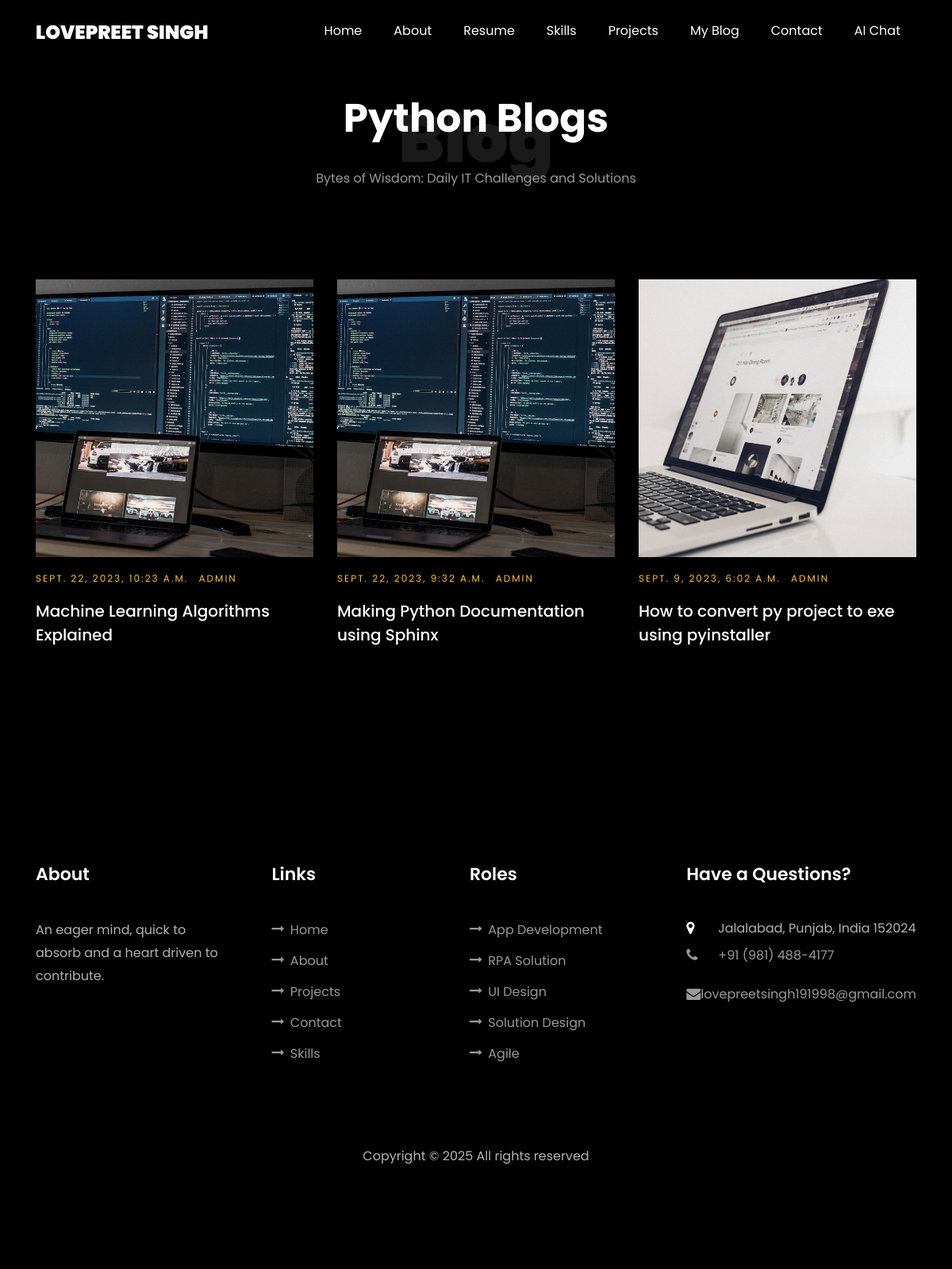
Page /category/1/ on the committed database.
### home/models.py (models this page shows, shortened)
class Category(models.Model):
    name = models.CharField(max_length=100, unique=True)
    def __str__(self):
        return self.name

class Post(models.Model):
    title = models.CharField(max_length=200, unique=True)
    slug = models.SlugField(max_length=200, unique=True)
    author = models.ForeignKey(User, on_delete= models.CASCADE,related_name='blog_posts')
    updated_on = models.DateTimeField(auto_now= True)
    content = models.TextField()
    created_on = models.DateTimeField(auto_now_add=True)
    status = models.IntegerField(choices=STATUS, default=0)
    imageurl = models.CharField(max_length=255,unique=False)
    tags = models.ManyToManyField(Tag, blank=True)  # Many-to-many relationship with tags
    categories = models.ManyToManyField(Category, blank=True)  # Many-to-many relationship with categories
    class Meta:
        ordering = ['-created_on']

### home/views.py (the view)
# urls.py: path('category/<int:category_id>/', views.category_blogs, name='category_blogs'),
def category_blogs(request, category_id):
    category = get_object_or_404(Category, id=category_id)
    posts = category.post_set.all()
    return render(request, 'blog_results.html', {'posts': posts,'title':category})

### templates/blog_results.html (shortened to what this page needs)
{% extends "base.html" %}
{% load static %}
{% block body %}
<section class="ftco-section" id="blog">
  <div class="container">
    <div class="row justify-content-center mb-5 pb-5">
      <div class="col-md-7 heading-section text-center ftco-animate">
        <h1 class="big big-2">Blog</h1>
        <h2 class="mb-4">{{ title }} Blogs</h2>
        <p>Bytes of Wisdom: Daily IT Challenges and Solutions</p>
      </div>
    </div>
    <div class="row d-flex">
    {% for post in posts %}
      <div class="col-md-4 d-flex ftco-animate">
        <div class="blog-entry justify-content-end">
        <a href="{% url 'blog_post' post.id %}" class="block-20" style="background-image: url('{% static post.imageurl %}');">
        </a>
        <div class="text mt-3 float-right d-block">
          <div class="d-flex align-items-center mb-3 meta">
            <p class="mb-0">
            <span class="mr-2">{{ post.created_on }}</span>
            <span class="mr-2">{{ post.author }}</span>
            </p>
          </div>
          <h3 class="heading"><a href="{% url 'blog_post' post.id %}">{{ post.title }}</a>
          </h3>
        </div>
        </div>
      </div>
      {% endfor %}
    </div>
  </div>
</section>
{% endblock body %}

### rows in the picture
Category: name "Python"
Post: imageurl (picture), created_on "SEPT. 22, 2023, 10:23 A.M.", author "ADMIN", title "Machine Learning Algorithms Explained"
Post: imageurl (picture), created_on "SEPT. 22, 2023, 9:32 A.M.", author "ADMIN", title "Making Python Documentation using Sphinx"
Post: imageurl (picture), created_on "SEPT. 9, 2023, 6:02 A.M.", author "ADMIN", title "How to convert py project to exe using pyinstaller"
